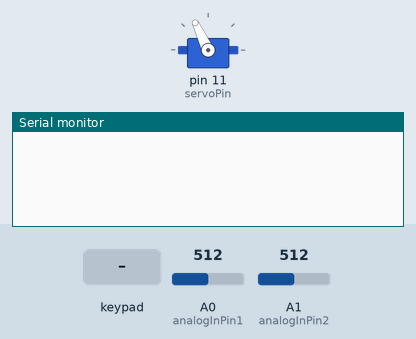
A sketch run on a simulated Arduino Uno, built with avr-gcc and run on an emulated ATmega328P. Parts: servo, the last lines printed to the serial monitor. The inputs (shaded band) are chosen by the test bench; at power-on: A0 (analogInPin1) = 512, A1 (analogInPin2) = 512.

Above: at 1.2 s.
1.3 s: key 'C' pressed
At 2.0 s:
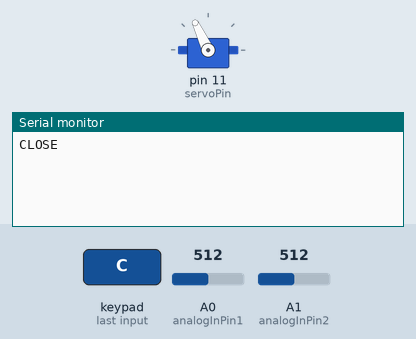
2.8 s: keypad keys 9 8 7 6 # pressed 0.4 s apart
At 5.4 s:
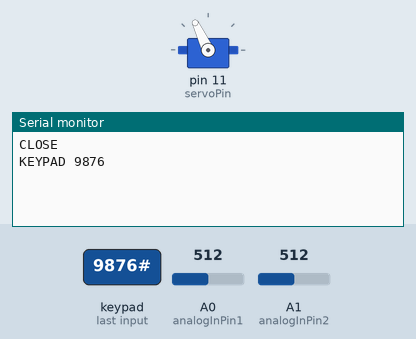

The sketch:

arduino1.ino
```cpp
#include <Key.h>
#include <Keypad.h>
#include <Servo.h>

//sudo chmod a+rw /dev/ttyACM0

const byte ROWS = 4;
const byte COLS = 4;

char hexaKeys[ROWS][COLS] = {
  {'1','2','3','A'},
  {'4','5','6','B'},
  {'7','8','9','C'},
  {'*','0','#','D'},
};

String input = ""; //keypad input

byte rowPins[ROWS] = {9,8,7,6};
byte colPins[COLS] = {5,4,3,2};

Keypad customKeypad = Keypad(makeKeymap(hexaKeys), rowPins, colPins, ROWS, COLS);


const int analogInPin1 = A0; // Analog input pin that the Joystick's firstpin is attached to (x)
const int analogInPin2 = A1; // Analog input pin that the Joystick's second pin is attached to (y)

int sensorValue1 = 0; //value read from analogInPin1 (x)
int sensorValue2 = 0; //value read from analogInPin2 (y)
int outputValue1 = 0; //x mapped value
int outputValue2 = 0; //y mapped value


String prev = "0"; //joystick previous position
String seq = ""; //full input from joystick
String pos = ""; //current joystick position

int servoPin = 11;
Servo Servo1;

void setup() {
  Serial.begin(9600); // initialize serial communications at 9600 bps:
  Servo1.attach(servoPin);
  Servo1.write(115); //set start servo motor start position to close
}

void loop() {
/*
 *
 *  KeyPad
 *
 */
    char customKey = customKeypad.getKey(); //read input from keypad

    if (customKey == '*'){ //delete last key input
      if ( input.length() > 0 )
        input.remove(input.length()-1,1);
    }
    else if ( customKey == 'C' ){ //close the box
      Serial.println("CLOSE");
      Servo1.write(115);
      prev = "0";
      input = "";
    }
    else if (customKey && customKey != '#'){ //key input received
      input = String(input + customKey);
    }
    else if ( customKey == '#' ){ //input submited to raspberry
      Serial.println("KEYPAD " + input);
      input = "";
    }


  /*
   *
   *  JOYSTICK
   *
   */
// read the both analog in values:


    sensorValue1 = analogRead(analogInPin1); //read x
    sensorValue2 = analogRead(analogInPin2); //read y

  // map it to the range of the analog out:
    outputValue1 = map(sensorValue1, 0, 1023, 0, 255);
    outputValue2 = map(sensorValue2, 0, 1023, 0, 255);

    /*
     * centro X ( 115-140   ) Y ( 115-125 )
     * cima X ( 0 - 30 ) Y ( 2 - 200 )
     * baixo X ( 200 - 230 ) Y ( 2 - 220 )
     * esquerda ( 30 - 200 ) Y (2)
     * direita ( 30 - 200 ) Y (>200)
     */
    if ( ( outputValue1 >= 115 && outputValue1 < 140 ) && ( outputValue2 >= 115 && outputValue2 < 125 ) ){ //joystick centered
      pos = "0";
      if ( prev != pos ){ //if joystick changed position to center, submit input to raspberry
        Serial.println("JOYSTICK " + seq);
        seq = "";
        prev = "0";
      }
    }
    else if ( ( outputValue1 >= 0 && outputValue1 < 30 ) && ( outputValue2 >= 2 && outputValue2 < 220 ) ) //joystick is up
      pos = "U";
    else if ( ( outputValue1 >= 200 && outputValue1 < 230 ) && ( outputValue2 >= 2 && outputValue2 < 220 ) ) //joystick is down
      pos = "D";
    else if ( ( outputValue1 >= 40 && outputValue1 < 190 ) && ( outputValue2 <= 4 ) ) //joystick is left
      pos = "L";
    else if ( ( outputValue1 >= 40 && outputValue1 < 190 ) && ( outputValue2 >= 200 ) ) //joystick is right
      pos = "R";
    if ( pos != prev ){ //position changed, new input
        seq = seq + pos;
        prev = pos;
    }

    if (Serial.available() > 0){ //read instructions from raspberry
      String raspberry = Serial.readString();
      if ( raspberry == "RASPBERRY OPEN\n" ){
        Servo1.write(20);
        prev = "0";
      }
      else if ( raspberry == "RASPBERRY CLOSE\n" ){
        Servo1.write(115);
        prev = "0";
      }
    }
}
```

Measured:
- after the input at 1.3 s, the serial monitor: prints a new line at once (image 1)
- after the input at 2.8 s, the serial monitor: prints a new line after 1.6 s (image 2)
